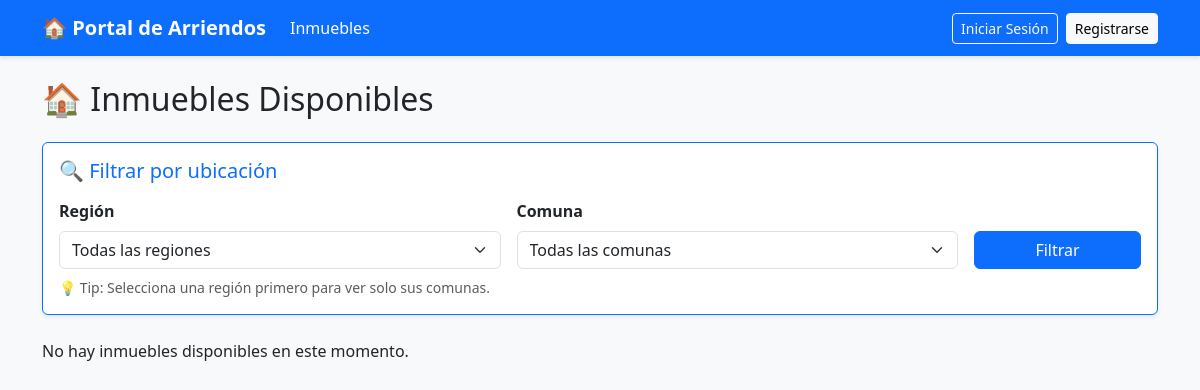
/inmuebles/inmuebles/, run on an earlier commit of the app's database.
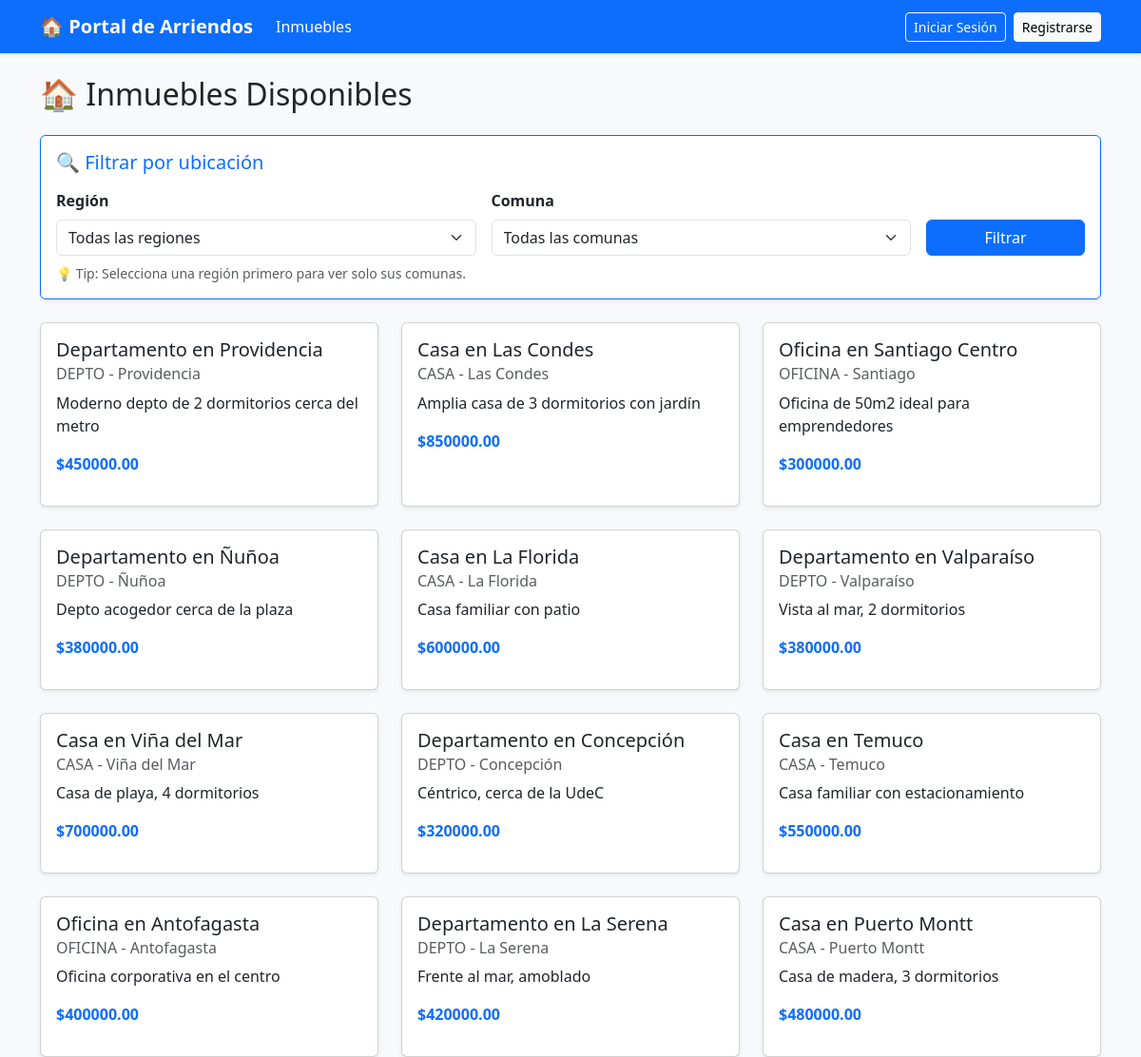
And on a later commit of the database.
### inmuebles/models.py (models this page shows, shortened)
class Inmueble(models.Model):
    TIPO_CHOICES = [
        ('CASA', 'Casa'),
        ('DEPTO', 'Departamento'),
        ('OFICINA', 'Oficina'),
    ]
    arrendador = models.ForeignKey(Arrendador, on_delete=models.CASCADE, related_name='inmuebles')
    titulo = models.CharField(max_length=200)
    descripcion = models.TextField()
    tipo = models.CharField(max_length=10, choices=TIPO_CHOICES, default='DEPTO')
    precio = models.DecimalField(max_digits=10, decimal_places=2)
    region = models.CharField(max_length=100)
    comuna = models.CharField(max_length=100)
    direccion = models.CharField(max_length=200)
    disponible = models.BooleanField(default=True)
    fecha_creacion = models.DateTimeField(auto_now_add=True)

### inmuebles/views.py (the view)
# urls.py: path('inmuebles/', views.listar_inmuebles_view, name='listar_inmuebles'),
def listar_inmuebles_view(request):
    inmuebles = Inmueble.objects.filter(disponible=True)
    region_filtro = request.GET.get('region', '')
    comuna_filtro = request.GET.get('comuna', '')
    if region_filtro:
        inmuebles = inmuebles.filter(region=region_filtro)
    if comuna_filtro:
        inmuebles = inmuebles.filter(comuna=comuna_filtro)
    regiones = Inmueble.objects.filter(disponible=True).values_list('region', flat=True).distinct().order_by('region')
    if region_filtro:
        comunas = Inmueble.objects.filter(
            disponible=True,
            region=region_filtro
        ).values_list('comuna', flat=True).distinct().order_by('comuna')
    else:
        comunas = Inmueble.objects.filter(disponible=True).values_list('comuna', flat=True).distinct().order_by('comuna')
    context = {
        'inmuebles': inmuebles,
        'regiones': regiones,
        'comunas': comunas,
        'region_seleccionada': region_filtro,
        'comuna_seleccionada': comuna_filtro,
    }
    return render(request, 'inmuebles/listar_inmuebles.html', context)

### inmuebles/templates/inmuebles/listar_inmuebles.html (shortened to what this page needs)
{% extends 'usuarios/base.html' %}
{% block content %}
<h2 class="mb-4">🏠 Inmuebles Disponibles</h2>
<div class="card shadow-sm mb-4 border-primary">
    <div class="card-body">
        <h5 class="card-title text-primary mb-3">🔍 Filtrar por ubicación</h5>
        <form method="GET" action="{% url 'listar_inmuebles' %}" class="row g-3 align-items-end">
            <div class="col-md-5">
                <label for="region" class="form-label fw-bold">Región</label>
                <select name="region" id="region" class="form-select" onchange="this.form.submit()">
                    <option value="">Todas las regiones</option>
                </select>
            </div>
            <div class="col-md-5">
                <label for="comuna" class="form-label fw-bold">Comuna</label>
                <select name="comuna" id="comuna" class="form-select">
                    <option value="">Todas las comunas</option>
                </select>
            </div>
            <div class="col-md-2">
                <button type="submit" class="btn btn-primary w-100">Filtrar</button>
            </div>
        </form>
        <small class="text-muted mt-2 d-block">
            💡 Tip: Selecciona una región primero para ver solo sus comunas.
        </small>
    </div>
</div>
<div class="row g-4">
    {% for inmueble in inmuebles %}
    <div class="col-md-4">
        <div class="card shadow-sm h-100">
            <div class="card-body">
                <h5 class="card-title">{{ inmueble.titulo }}</h5>
                <h6 class="card-subtitle mb-2 text-muted">{{ inmueble.tipo }} - {{ inmueble.comuna }}</h6>
                <p class="card-text">{{ inmueble.descripcion|truncatechars:100 }}</p>
                <p class="fw-bold text-primary">${{ inmueble.precio }}</p>
            </div>
        </div>
    </div>
    {% empty %}
    <p>No hay inmuebles disponibles en este momento.</p>
    {% endfor %}
</div>
{% endblock %}

### usuarios/templates/usuarios/base.html (shortened to what this page needs)
<!DOCTYPE html>
<html lang="es">
<head>
    <link href="https://cdn.jsdelivr.net/npm/bootstrap@5.3.2/dist/css/bootstrap.min.css" rel="stylesheet">
</head>
<body>
    <nav class="navbar navbar-expand-lg navbar-dark bg-primary mb-4">
        <div class="container">
            <a class="navbar-brand fw-bold" href="{% url 'perfil' %}">🏠 Portal de Arriendos</a>
            <div class="collapse navbar-collapse" id="navbarNav">
                <ul class="navbar-nav me-auto">
                    <li class="nav-item">
                        <a class="nav-link text-white" href="{% url 'listar_inmuebles' %}">Inmuebles</a>
                    </li>
                </ul>
                <div class="d-flex">
                    {% if user.is_authenticated %}
                        <span class="navbar-text text-white me-3">Hola, {{ user.username }}</span>
                        <a href="{% url 'logout' %}" class="btn btn-outline-light btn-sm">Cerrar Sesión</a>
                    {% else %}
                        <a href="{% url 'login' %}" class="btn btn-outline-light btn-sm me-2">Iniciar Sesión</a>
                        <a href="{% url 'registro' %}" class="btn btn-light btn-sm">Registrarse</a>
                    {% endif %}
                </div>
            </div>
        </div>
    </nav>
    <div class="container">
        {% block content %}{% endblock %}
    </div>
</body>
</html>

### usuarios/templates/usuarios/base.html (style rules this page uses)
body { background-color: #f8f9fa; }
.navbar { box-shadow: 0 2px 4px rgba(0,0,0,.1); }
form input[type="text"], form input[type="email"], form input[type="password"], form select, form textarea { display: block; width: 100%; padding: 0.375rem 0.75rem; font-size: 1rem; line-height: 1.5; color: #212529; background-color: #fff; border: 1px solid #ced4da; border-radius: 0.375rem; }
form label { display: inline-block; margin-bottom: 0.5rem; font-weight: 500; }

What changed in the data, as far as the page shows it:
added Inmueble: titulo "Departamento en Providencia", tipo "DEPTO", comuna "Providencia", descripcion "Moderno depto de 2 dormitorios cerca del metro", precio "450000.00"
added Inmueble: titulo "Casa en Las Condes", tipo "CASA", comuna "Las Condes", descripcion "Amplia casa de 3 dormitorios con jardín", precio "850000.00"
added Inmueble: titulo "Oficina en Santiago Centro", tipo "OFICINA", comuna "Santiago", descripcion "Oficina de 50m2 ideal para emprendedores", precio "300000.00"
added Inmueble: titulo "Departamento en Ñuñoa", tipo "DEPTO", comuna "Ñuñoa", descripcion "Depto acogedor cerca de la plaza", precio "380000.00"
added Inmueble: titulo "Casa en La Florida", tipo "CASA", comuna "La Florida", descripcion "Casa familiar con patio", precio "600000.00"
added Inmueble: titulo "Departamento en Valparaíso", tipo "DEPTO", comuna "Valparaíso", descripcion "Vista al mar, 2 dormitorios", precio "380000.00"
added Inmueble: titulo "Casa en Viña del Mar", tipo "CASA", comuna "Viña del Mar", descripcion "Casa de playa, 4 dormitorios", precio "700000.00"
added Inmueble: titulo "Departamento en Concepción", tipo "DEPTO", comuna "Concepción", descripcion "Céntrico, cerca de la UdeC", precio "320000.00"
added Inmueble: titulo "Casa en Temuco", tipo "CASA", comuna "Temuco", descripcion "Casa familiar con estacionamiento", precio "550000.00"
added Inmueble: titulo "Oficina en Antofagasta", tipo "OFICINA", comuna "Antofagasta", descripcion "Oficina corporativa en el centro", precio "400000.00"
added Inmueble: titulo "Departamento en La Serena", tipo "DEPTO", comuna "La Serena", descripcion "Frente al mar, amoblado", precio "420000.00"
added Inmueble: titulo "Casa en Puerto Montt", tipo "CASA", comuna "Puerto Montt", descripcion "Casa de madera, 3 dormitorios", precio "480000.00"
Also different on the page:
text no longer shown: "No hay inmuebles disponibles en este momento."
